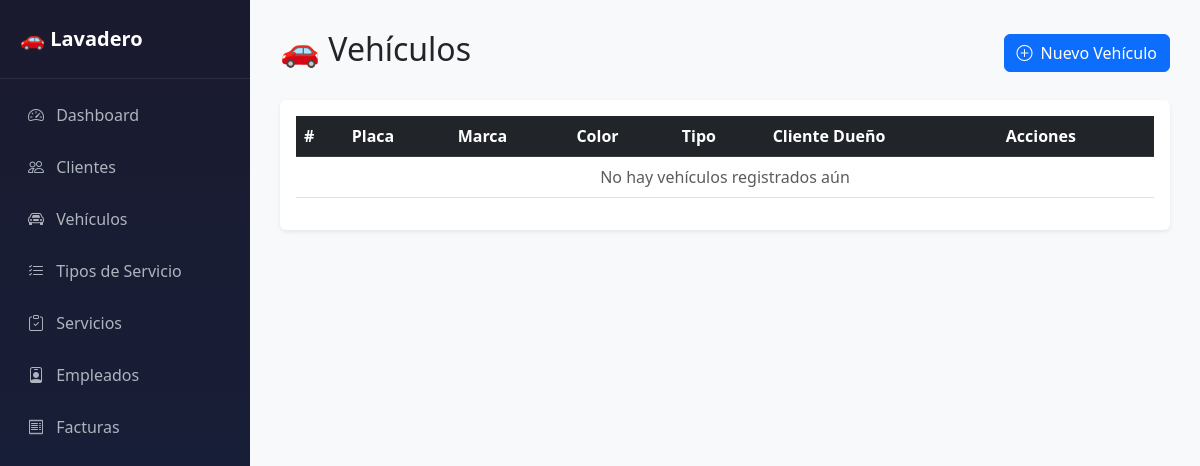
/vehiculos/, run on an earlier commit of the app's database.
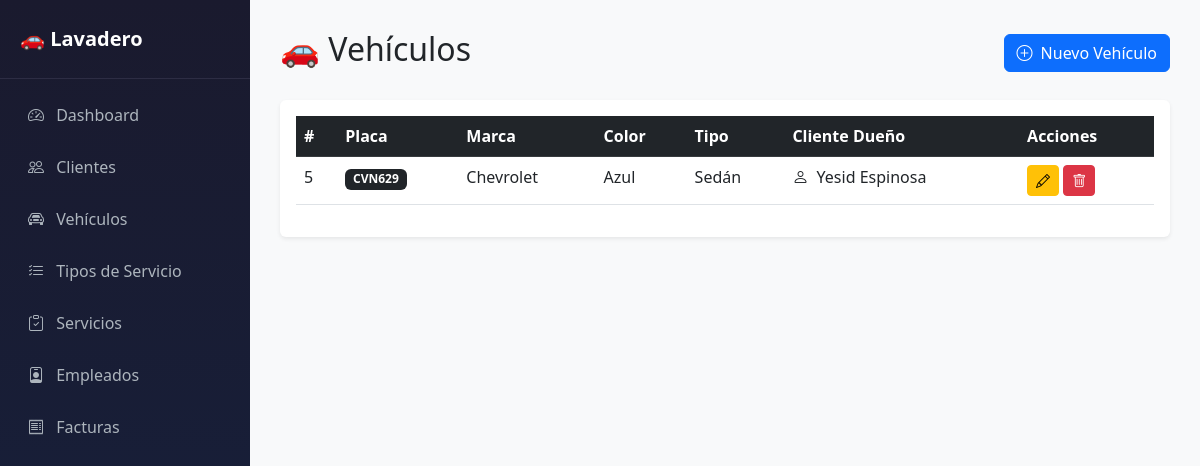
And on a later commit of the database.
### gestion/models.py (models this page shows, shortened)
class Vehiculo(models.Model):
    TIPOS = [
        ('sedan',  'Sedán'),
        ('suv',    'SUV'),
        ('moto',   'Moto'),
        ('camion', 'Camión'),
        ('otro',   'Otro'),
    ]
    cliente = models.ForeignKey(Cliente, on_delete=models.CASCADE)
    placa   = models.CharField(max_length=10, unique=True)
    marca   = models.CharField(max_length=50)
    color   = models.CharField(max_length=30)
    tipo    = models.CharField(max_length=20, choices=TIPOS, default='sedan')

class Cliente(models.Model):
    nombre          = models.CharField(max_length=100)
    telefono        = models.CharField(max_length=20)
    email           = models.EmailField(blank=True, null=True)
    fecha_registro  = models.DateTimeField(auto_now_add=True)

### gestion/views.py (the view)
# urls.py: path('vehiculos/',                      views.lista_vehiculos,  name='lista_vehiculos'),
def lista_vehiculos(request):
    vehiculos = Vehiculo.objects.all()
    return render(request, 'gestion/vehiculos.html', {'vehiculos': vehiculos})

### gestion/templates/gestion/vehiculos.html (shortened to what this page needs)
{% extends 'gestion/base.html' %}
{% block contenido %}
<div class="d-flex justify-content-between align-items-center mb-4">
    <h2>🚗 Vehículos</h2>
    <a href="{% url 'nuevo_vehiculo' %}" class="btn btn-primary">
        <i class="bi bi-plus-circle me-2"></i>Nuevo Vehículo
    </a>
</div>
<div class="card border-0 shadow-sm">
    <div class="card-body">
        <table class="table table-hover">
            <thead class="table-dark">
                <tr>
                    <th>#</th>
                    <th>Placa</th>
                    <th>Marca</th>
                    <th>Color</th>
                    <th>Tipo</th>
                    <th>Cliente Dueño</th>
                    <th>Acciones</th>
                </tr>
            </thead>
            <tbody>
                {% for vehiculo in vehiculos %}
                <tr>
                    <td>{{ vehiculo.id }}</td>
                    <td><span class="badge bg-dark">{{ vehiculo.placa }}</span></td>
                    <td>{{ vehiculo.marca }}</td>
                    <td>{{ vehiculo.color }}</td>
                    <td>{{ vehiculo.get_tipo_display }}</td>
                    <td>
                        <i class="bi bi-person me-1"></i>
                        {{ vehiculo.cliente.nombre }}
                    </td>
                    <td>
                            <a href="{% url 'editar_vehiculo' vehiculo.id %}"
                            class="btn btn-sm btn-warning">
                                    <i class="bi bi-pencil"></i>
                            </a>
                            <button onclick="confirmarEliminar('{% url 'eliminar_vehiculo' vehiculo.id %}')"
                                    class="btn btn-sm btn-danger">
                                    <i class="bi bi-trash"></i>
                            </button>
                        </td>
                </tr>
                {% empty %}
                <tr>
                    <td colspan="7" class="text-center text-muted">
                        No hay vehículos registrados aún
                    </td>
                </tr>
                {% endfor %}
            </tbody>
        </table>
    </div>
</div>
{% endblock %}

What changed in the data, as far as the page shows it:
added Vehiculo: id "5", placa "CVN629", marca "Chevrolet", color "Azul", tipo "Sedán", cliente.nombre "Yesid Espinosa"
Also different on the page:
text no longer shown: "No hay vehículos registrados aún"
